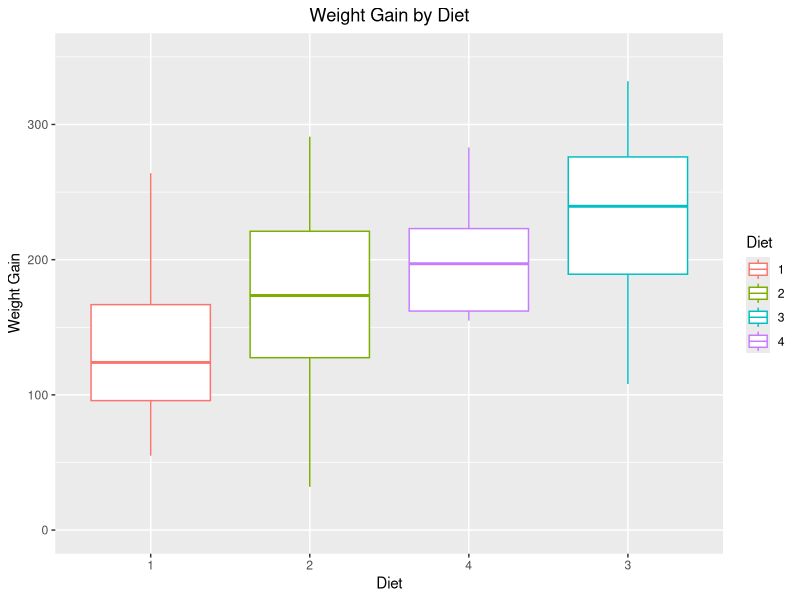
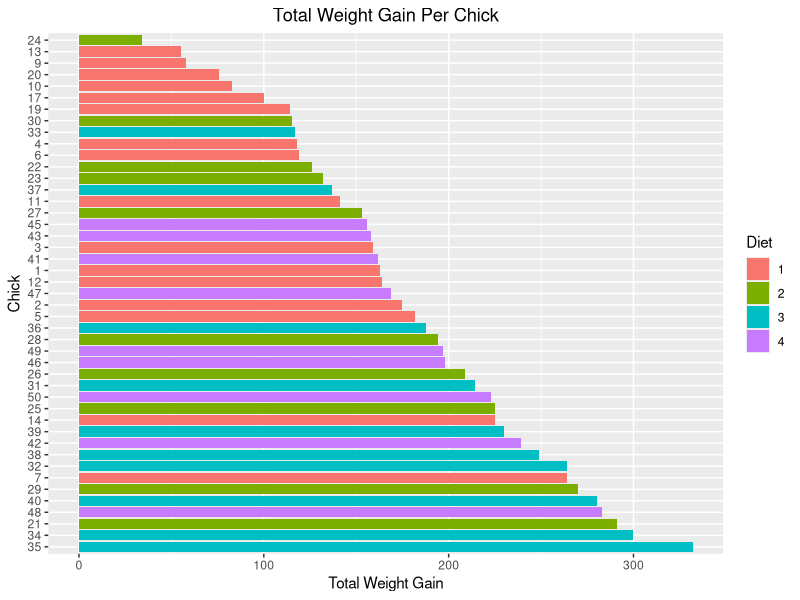
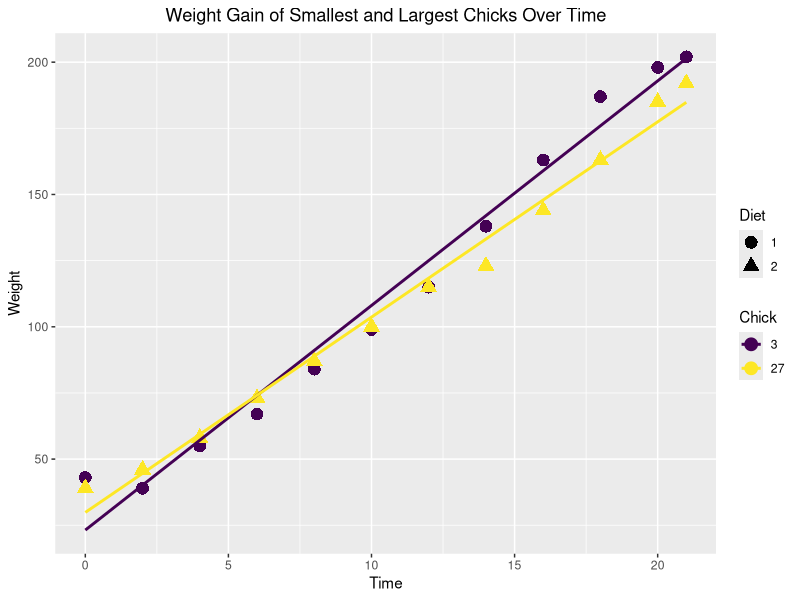
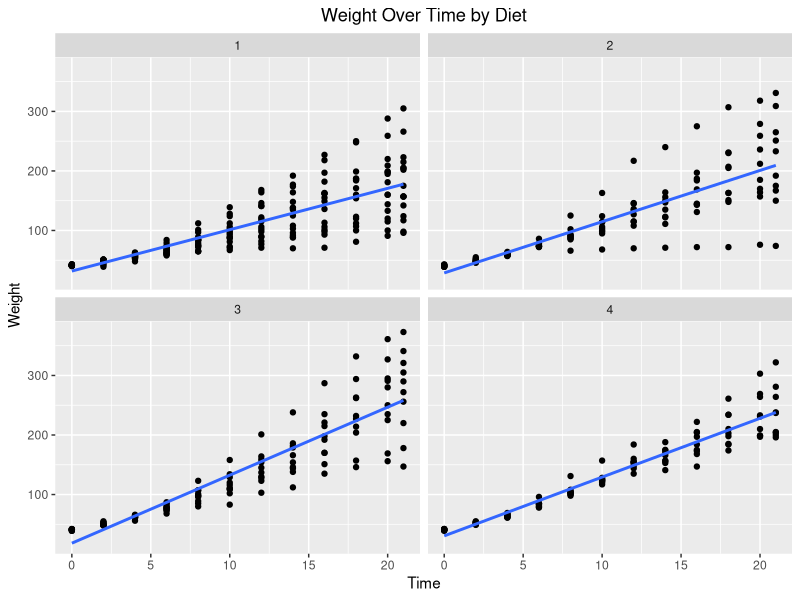
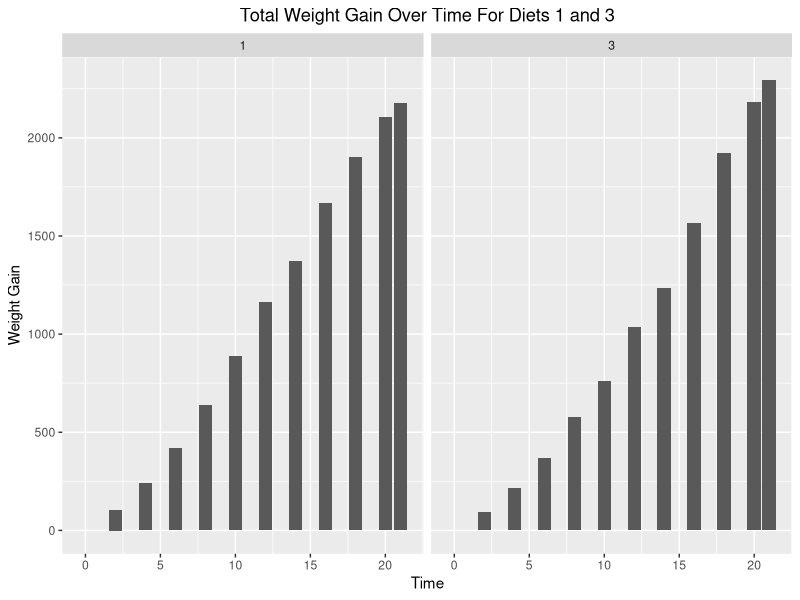

Generate these figures, in order, with R:
## ---- chunk 1
knitr::opts_chunk$set(echo = TRUE)
## ---- chunk 2
library(ggplot2)
library(dplyr)
## ---- chunk 3
weight0 <- ChickWeight %>% group_by(Diet) %>% summarize(Occurrences =n(), Mean_Weight=mean(weight, na.rm=TRUE), Weight_Std_Dev=sd(weight, na.rm=TRUE))
print(weight0)
## ---- chunk 4
complete <- ChickWeight %>% group_by(Chick) %>% mutate(Num_Feed=n()) %>% filter(Num_Feed==12) %>% select(-Num_Feed)

print(tbl_df(complete), n=3)
## ---- chunk 5
complete <- complete %>% group_by(Chick) %>%  mutate(differ=(weight - lag(weight, default=weight[1])), weightgain=cumsum(differ)) %>% select(-differ)

print(tbl_df(complete), n=3)
## ---- chunk 6
compbox <- complete %>% filter(Time==21)

ggplot(compbox, aes(x=reorder(Diet, weightgain, FUN=median), y=weightgain, color=Diet)) + geom_boxplot() + coord_cartesian(ylim=c(0,350)) + labs(title="Weight Gain by Diet", x="Diet", y="Weight Gain") + theme(plot.title=element_text(hjust=0.5))
## ---- chunk 7
compsum <- complete %>% group_by(Chick, Diet) %>% summarize(Total_Gain=max(weightgain)) %>% arrange(Total_Gain)

print(tbl_df(compsum), n=45)

ggplot(compsum, aes(x=reorder(Chick, -Total_Gain), y=Total_Gain, fill=Diet)) + geom_bar(stat="identity") + coord_flip() + labs(title="Total Weight Gain Per Chick",x="Chick",y="Total Weight Gain") + theme(plot.title=element_text(hjust=0.5))
## ---- chunk 8
firstdate <- complete %>% filter(Time==0) %>% arrange(weight)
smallchick <- firstdate$Chick[which.min(firstdate$weight)]
bigchick <- firstdate$Chick[which.max(firstdate$weight)]
scatterchick <- complete %>% filter(Chick==smallchick | Chick==bigchick)

ggplot(scatterchick, aes(x=Time, y=weight, shape=Diet, color=Chick)) + geom_point(size=4) + geom_smooth(method=lm, se=FALSE, fullrange=TRUE) + labs(title="Weight Gain of Smallest and Largest Chicks Over Time",y="Weight") + theme(plot.title=element_text(hjust=0.5))
## ---- chunk 9
ggplot(complete, aes(x=Time, y=weight)) + geom_point() + facet_wrap(~Diet) + geom_smooth(method=lm, se=FALSE, fullrange=TRUE) + labs(title="Weight Over Time by Diet", y="Weight") + theme(plot.title=element_text(hjust=0.5))
## ---- chunk 10
comparisoncomp <- complete %>% filter(Diet==1 | Diet==3)

ggplot(comparisoncomp, aes(x=Time, y=weightgain)) + geom_bar(stat="identity") + facet_grid(~Diet) + labs(title="Total Weight Gain Over Time For Diets 1 and 3", y="Weight Gain") + theme(plot.title=element_text(hjust=0.5))
